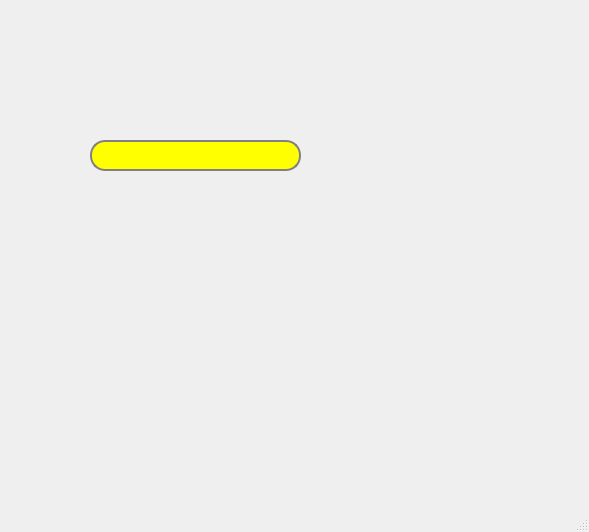
<?xml version="1.0" encoding="UTF-8"?>
<ui version="4.0">
 <class>MainWindow</class>
 <widget class="QMainWindow" name="MainWindow">
  <property name="geometry">
   <rect>
    <x>0</x>
    <y>0</y>
    <width>589</width>
    <height>532</height>
   </rect>
  </property>
  <property name="windowTitle">
   <string>MainWindow</string>
  </property>
  <widget class="QWidget" name="centralwidget">
   <widget class="QLineEdit" name="lineEdit">
    <property name="geometry">
     <rect>
      <x>90</x>
      <y>140</y>
      <width>211</width>
      <height>31</height>
     </rect>
    </property>
    <property name="styleSheet">
     <string notr="true">QLineEdit {
    border: 2px solid gray;
    border-radius: 15px;
    padding: 0 8px;
    background: yellow;
    selection-background-color: darkgray;
	shadow : 10px 10px 5px grey;
}</string>
    </property>
   </widget>
  </widget>
  <widget class="QMenuBar" name="menubar">
   <property name="geometry">
    <rect>
     <x>0</x>
     <y>0</y>
     <width>589</width>
     <height>26</height>
    </rect>
   </property>
  </widget>
  <widget class="QStatusBar" name="statusbar"/>
 </widget>
 <resources/>
 <connections/>
</ui>
